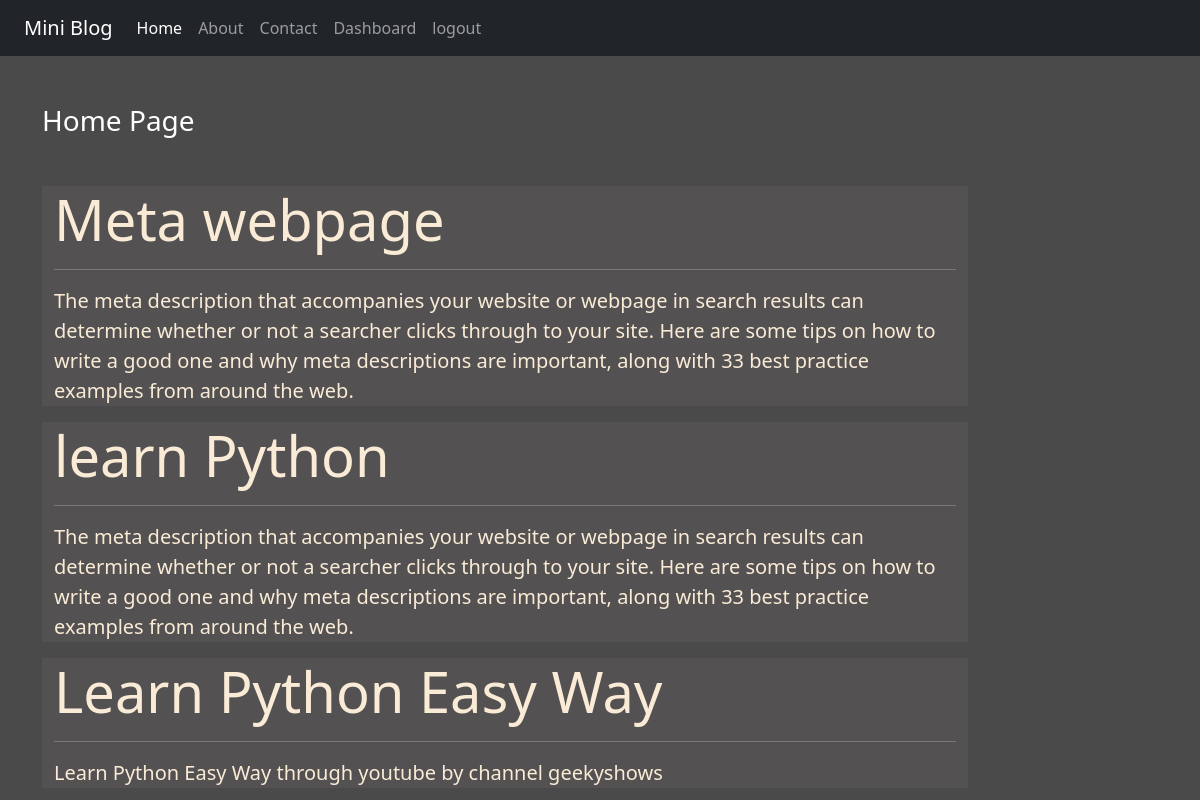
The app's page / (signed in) with its own data.
### blog/models.py (models this page shows)
class Post(models.Model):
    title = models.CharField(max_length=70)
    description = models.TextField()

### blog/views.py (the view)
# urls.py: 2. Add a URL to urlpatterns:  path('', views.home, name='home')
def home(request):
    posts = Post.objects.all()
    return render(request,'blog/home.html',{'posts':posts})

### blog/templates/blog/home.html
{% extends 'blog/base.html' %}
{% load static %}
{% block content %}
<div class="col-sm-10">
    <h3 class='text-white my-5'>Home Page</h3>
    {% for post in posts %}
      <div class="jumbotron jumbotron-fluid jumbo-color mb-3">
        <div class="container">
          <h1 class="display-4">{{post.title}}</h1>
          <hr>
          <p class="lead mb-1">{{post.description}}</p>
        </div>
      </div>
    {% endfor %}
</div>
{% endblock content %}

### blog/static/blog/css/style.css (style rules this page uses)
body { background-color: rgb(75,74,74); color: antiquewhite; }
.jumbo-color { background-color: rgb(83, 81, 81); }

### records on screen
Post: title "Meta webpage", description "The meta description that accompanies your website or webpage in search results can determine whether or not a searcher clicks through to your site. Here are some tips on how to write a good one and why meta descriptions are important, along with 33 best practice examples from around the web."
Post: title "learn Python", description "The meta description that accompanies your website or webpage in search results can determine whether or not a searcher clicks through to your site. Here are some tips on how to write a good one and why meta descriptions are important, along with 33 best practice examples from around the web."
Post: title "Learn Python Easy Way", description "Learn Python Easy Way through youtube by channel geekyshows"
